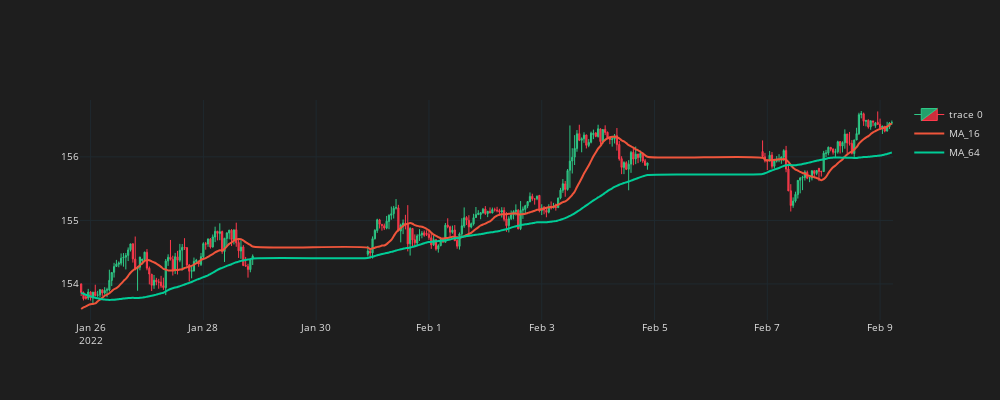

Notebook code for this chart:
### Code cell
df_plot = df_ma.iloc[50:300].copy()
fig = go.Figure()
fig.add_trace(go.Candlestick(
    x = df_plot.time, open = df_plot.mid_o, high = df_plot.mid_h, low = df_plot.mid_l, close = df_plot.mid_c,
    line=dict(width=1), opacity=1,
    increasing_fillcolor="#23A06B",
    decreasing_fillcolor="#CC2E3C",
    increasing_line_color="#2EC886",
    decreasing_line_color="#FF3A4C"
))
for ma in ma_list:
    col = f"MA_{ma}"
    fig.add_trace(go.Scatter(x=df_plot.time, y=df_plot[col], line = dict(width = 2), line_shape='spline', name=col))
fig.update_layout(width=1000,height=400, font = dict(size=10, color = "#e1e1e1"), paper_bgcolor="#1e1e1e", plot_bgcolor="#1e1e1e")
fig.update_xaxes(gridcolor = "#1f292f", showgrid=True, fixedrange=True, rangeslider=dict(visible=False))
fig.update_yaxes(gridcolor= "#1f292f", showgrid=True)
fig.show()

### Figure 1 — Plotly figure (JSON) as saved in the notebook; plotly's stock layout.template omitted (floating-point values rounded to 4 significant figures; data arrays with more than 128 entries replaced by an {"elided": "..."} marker saying what was removed)
{"data": [{"close": {"elided": "250 float values"}, "decreasing": {"fillcolor": "#CC2E3C", "line": {"color": "#FF3A4C"}}, "high": {"elided": "250 float values"}, "increasing": {"fillcolor": "#23A06B", "line": {"color": "#2EC886"}}, "line": {"width": 1}, "low": {"elided": "250 float values"}, "opacity": 1, "open": {"elided": "250 float values"}, "type": "candlestick", "x": {"elided": "250 str values"}}, {"line": {"shape": "spline", "width": 2}, "name": "MA_16", "type": "scatter", "x": {"elided": "250 str values"}, "y": {"elided": "250 float values"}}, {"line": {"shape": "spline", "width": 2}, "name": "MA_64", "type": "scatter", "x": {"elided": "250 str values"}, "y": {"elided": "250 float values"}}], "layout": {"font": {"color": "#e1e1e1", "size": 10}, "height": 400, "paper_bgcolor": "#1e1e1e", "plot_bgcolor": "#1e1e1e", "width": 1000, "xaxis": {"fixedrange": true, "gridcolor": "#1f292f", "rangeslider": {"visible": false}, "showgrid": true}, "yaxis": {"gridcolor": "#1f292f", "showgrid": true}}}
